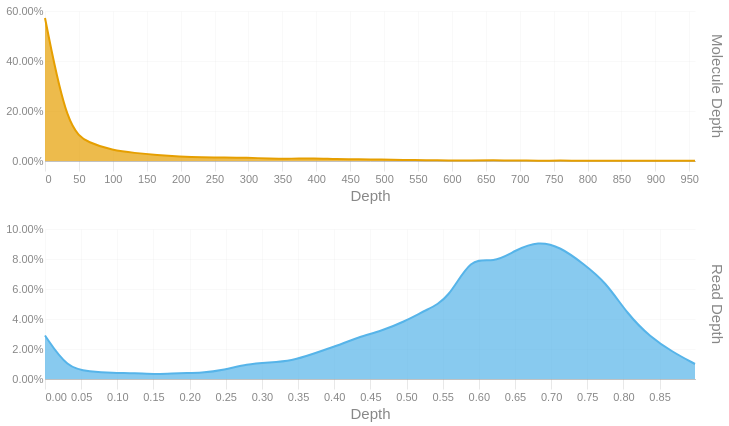

Source (notebook cell):
### Code cell
readdep = depth_hist(tb['Read Depth'], q99, 3)
readdep = readdep.with_columns(pl.lit('Read Depth').alias('Metric'))
if not SKIPLR:
    moldep = depth_hist(tb['Molecule Depth'], mol_q99, 1)
    moldep = moldep.with_columns(pl.lit('Molecule Depth').alias('Metric'))
    _hist = pl.concat([readdep, moldep])
    _hist = _hist.filter(pl.col('Proportion') != 0)
    with SafeRender(_hist):
        (
            alt.Chart(_hist)        
            .mark_area(interpolate = "basis")
            .encode(
                x=alt.X('Bin:Q').scale(domainMin=0).axis(alt.Axis(title='Depth')),
                y = alt.Y('Proportion:Q', title = None).axis(format = '.2%'),
                color = alt.Color('Metric:N').legend(None),
                row = alt.Row("Metric:N").header(title = None, labelOrient = 'right'),
                tooltip = [
                    alt.Tooltip("Metric:N", title = "Metric"),
                    alt.Tooltip('Interval:N', title = "Depth Interval"),
                    alt.Tooltip('Proportion:Q', title = "% Alignments").format('.2%')
                ]
            )
            .resolve_scale(x='independent', y='independent')
            .properties(
                height = 150, width = 650,
                usermeta={'embedOptions': {'downloadFileName': f'{samplename}.depth.hist'}}
            )
        ).display()
else:
    readdep = readdep.filter(pl.col('Proportion') != 0)
    with SafeRender(readdep):
        (
            alt.Chart(readdep)        
            .mark_area(interpolate = "basis")
            .encode(
                x=alt.X('Bin:Q').scale(domainMin=0).axis(alt.Axis(title='Depth')),
                y = alt.Y('Proportion:Q', title = None).axis(format = '.2%'),
                tooltip = [
                    alt.Tooltip('Interval:N', title = "Depth Interval"),
                    alt.Tooltip('Proportion:Q', title = "% Alignments").format('.2%')
                ]
            )
            .properties(
                usermeta={'embedOptions': {'downloadFileName': f'{samplename}.depth.hist'}}
            )
        ).display()

### Figure 1 — Vega-Lite specification as saved in the notebook (floating-point values rounded to 4 significant figures)
{"width": 650, "height": 150, "config": {"title": {"anchor": "start", "dy": -15, "fontSize": 18, "color": "#888888", "subtitleColor": "#888888", "subtitleFontSize": 14}, "arc": {"fill": "#0072B2"}, "axis": {"domainColor": "#888888", "domainWidth": 0.5, "gridWidth": 0.2, "grid": false, "titleFontWeight": 400, "titleFontSize": 15, "labelFontSize": 11, "labelColor": "#888888", "tickColor": "#888888", "tickWidth": 0.2, "titleColor": "#888888"}, "axisBand": {"grid": false}, "axisX": {"grid": true, "tickSize": 10, "domainCap": "round"}, "axisY": {"domain": false, "grid": true, "tickSize": 0, "domainCap": "round"}, "background": "transparent", "header": {"labelFontSize": 15, "labelColor": "#888888", "titleFontSize": 15, "titleFontWeight": 600, "titleColor": "#888888"}, "legend": {"labelFont": "sans-serif", "labelFontSize": 12, "labelColor": "#888888", "symbolSize": 100, "symbolType": "circle", "titleFontSize": 12, "titlePadding": 10, "titleColor": "#888888", "title": null}, "range": {"category": ["#E69F00", "#56B4E9", "#009E73", "#F0E442", "#0072B2", "#D55E00", "#CC79A7", "#000000"], "diverging": ["#cfe8f3", "#a2d4ec", "#73bfe2", "#46abdb", "#1696d2", "#12719e"]}, "area": {"fill": "#0072B2", "fillOpacity": 0.7, "line": true, "strokeOpacity": 0.7}, "line": {"color": "#0072B2", "stroke": "#0072B2", "strokeWidth": 2}, "trail": {"color": "#0072B2", "stroke": "#0072B2", "strokeWidth": 0, "size": 1}, "point": {"filled": true, "fillOpacity": 1.0, "size": 95}, "text": {"color": "#888888", "fontSize": 11, "align": "right", "fontWeight": 400, "size": 11}, "bar": {"fill": "#0072B2", "stroke": null}, "view": {"stroke": null, "continuousWidth": 660, "continuousHeight": 400}}, "data": {"name": "data-af2dfe89aad1c45264f12e6b38479e99"}, "mark": {"type": "area", "interpolate": "basis"}, "encoding": {"color": {"field": "Metric", "legend": null, "type": "nominal"}, "row": {"field": "Metric", "header": {"title": null, "labelOrient": "right"}, "type": "nominal"}, "tooltip": [{"field": "Metric", "title": "Metric", "type": "nominal"}, {"field": "Interval", "title": "Depth Interval", "type": "nominal"}, {"field": "Proportion", "format": ".2%", "title": "% Alignments", "type": "quantitative"}], "x": {"axis": {"title": "Depth"}, "field": "Bin", "scale": {"domainMin": 0}, "type": "quantitative"}, "y": {"axis": {"format": ".2%"}, "field": "Proportion", "title": null, "type": "quantitative"}}, "resolve": {"scale": {"x": "independent", "y": "independent"}}, "usermeta": {"embedOptions": {"downloadFileName": "S6_Altamaha_3961.depth.hist"}}, "$schema": "https://vega.github.io/schema/vega-lite/v6.1.0.json", "datasets": {"data-af2dfe89aad1c45264f12e6b38479e99": [{"Bin": 0.0, "Interval": "0.0-0.031", "Proportion": 0.029, "Metric": "Read Depth"}, {"Bin": 0.031, "Interval": "0.031-0.062", "Proportion": 0.007, "Metric": "Read Depth"}, {"Bin": 0.062, "Interval": "0.062-0.093", "Proportion": 0.005, "Metric": "Read Depth"}, {"Bin": 0.093, "Interval": "0.093-0.124", "Proportion": 0.004, "Metric": "Read Depth"}, {"Bin": 0.124, "Interval": "0.124-0.155", "Proportion": 0.004, "Metric": "Read Depth"}, {"Bin": 0.155, "Interval": "0.155-0.186", "Proportion": 0.003, "Metric": "Read Depth"}, {"Bin": 0.186, "Interval": "0.186-0.217", "Proportion": 0.004, "Metric": "Read Depth"}, {"Bin": 0.217, "Interval": "0.217-0.248", "Proportion": 0.004, "Metric": "Read Depth"}, {"Bin": 0.248, "Interval": "0.248-0.279", "Proportion": 0.006, "Metric": "Read Depth"}, {"Bin": 0.279, "Interval": "0.279-0.31", "Proportion": 0.01, "Metric": "Read Depth"}, {"Bin": 0.31, "Interval": "0.31-0.341", "Proportion": 0.011, "Metric": "Read Depth"}, {"Bin": 0.341, "Interval": "0.341-0.372", "Proportion": 0.012, "Metric": "Read Depth"}, {"Bin": 0.372, "Interval": "0.372-0.403", "Proportion": 0.017, "Metric": "Read Depth"}, {"Bin": 0.403, "Interval": "0.403-0.434", "Proportion": 0.022, "Metric": "Read Depth"}, {"Bin": 0.434, "Interval": "0.434-0.465", "Proportion": 0.028, "Metric": "Read Depth"}, {"Bin": 0.465, "Interval": "0.465-0.496", "Proportion": 0.032, "Metric": "Read Depth"}, {"Bin": 0.496, "Interval": "0.496-0.527", "Proportion": 0.038, "Metric": "Read Depth"}, {"Bin": 0.527, "Interval": "0.527-0.558", "Proportion": 0.046, "Metric": "Read Depth"}, {"Bin": 0.558, "Interval": "0.558-0.589", "Proportion": 0.053, "Metric": "Read Depth"}, {"Bin": 0.589, "Interval": "0.589-0.62", "Proportion": 0.082, "Metric": "Read Depth"}, {"Bin": 0.62, "Interval": "0.62-0.651", "Proportion": 0.077, "Metric": "Read Depth"}, {"Bin": 0.651, "Interval": "0.651-0.682", "Proportion": 0.086, "Metric": "Read Depth"}, {"Bin": 0.682, "Interval": "0.682-0.713", "Proportion": 0.092, "Metric": "Read Depth"}, {"Bin": 0.713, "Interval": "0.713-0.744", "Proportion": 0.088, "Metric": "Read Depth"}, {"Bin": 0.744, "Interval": "0.744-0.775", "Proportion": 0.077, "Metric": "Read Depth"}, {"Bin": 0.775, "Interval": "0.775-0.806", "Proportion": 0.065, "Metric": "Read Depth"}, {"Bin": 0.806, "Interval": "0.806-0.837", "Proportion": 0.043, "Metric": "Read Depth"}, {"Bin": 0.837, "Interval": "0.837-0.868", "Proportion": 0.028, "Metric": "Read Depth"}, {"Bin": 0.868, "Interval": "0.868-0.899", "Proportion": 0.018, "Metric": "Read Depth"}, {"Bin": 0.899, "Interval": "0.899-0.93", "Proportion": 0.01, "Metric": "Read Depth"}, {"Bin": 0.0, "Interval": "0.0-33.1", "Proportion": 0.572, "Metric": "Molecule Depth"}, {"Bin": 33.1, "Interval": "33.1-66.1", "Proportion": 0.123, "Metric": "Molecule Depth"}, {"Bin": 66.1, "Interval": "66.1-99.2", "Proportion": 0.071, "Metric": "Molecule Depth"}, {"Bin": 99.2, "Interval": "99.2-132.2", "Proportion": 0.043, "Metric": "Molecule Depth"}, {"Bin": 132.2, "Interval": "132.2-165.3", "Proportion": 0.032, "Metric": "Molecule Depth"}, {"Bin": 165.3, "Interval": "165.3-198.3", "Proportion": 0.024, "Metric": "Molecule Depth"}, {"Bin": 198.3, "Interval": "198.3-231.4", "Proportion": 0.018, "Metric": "Molecule Depth"}, {"Bin": 231.4, "Interval": "231.4-264.4", "Proportion": 0.014, "Metric": "Molecule Depth"}, {"Bin": 264.4, "Interval": "264.4-297.5", "Proportion": 0.014, "Metric": "Molecule Depth"}, {"Bin": 297.5, "Interval": "297.5-330.5", "Proportion": 0.013, "Metric": "Molecule Depth"}, {"Bin": 330.5, "Interval": "330.5-363.6", "Proportion": 0.01, "Metric": "Molecule Depth"}, {"Bin": 363.6, "Interval": "363.6-396.6", "Proportion": 0.009, "Metric": "Molecule Depth"}, {"Bin": 396.6, "Interval": "396.6-429.7", "Proportion": 0.011, "Metric": "Molecule Depth"}, {"Bin": 429.7, "Interval": "429.7-462.7", "Proportion": 0.007, "Metric": "Molecule Depth"}, {"Bin": 462.7, "Interval": "462.7-495.8", "Proportion": 0.007, "Metric": "Molecule Depth"}, {"Bin": 495.8, "Interval": "495.8-528.8", "Proportion": 0.006, "Metric": "Molecule Depth"}, {"Bin": 528.8, "Interval": "528.8-561.9", "Proportion": 0.004, "Metric": "Molecule Depth"}, {"Bin": 561.9, "Interval": "561.9-594.9", "Proportion": 0.003, "Metric": "Molecule Depth"}, {"Bin": 594.9, "Interval": "594.9-628.0", "Proportion": 0.002, "Metric": "Molecule Depth"}, {"Bin": 628.0, "Interval": "628.0-661.1", "Proportion": 0.002, "Metric": "Molecule Depth"}, {"Bin": 661.1, "Interval": "661.1-694.1", "Proportion": 0.003, "Metric": "Molecule Depth"}, {"Bin": 694.1, "Interval": "694.1-727.2", "Proportion": 0.002, "Metric": "Molecule Depth"}, {"Bin": 727.2, "Interval": "727.2-760.2", "Proportion": 0.001, "Metric": "Molecule Depth"}, {"Bin": 760.2, "Interval": "760.2-793.3", "Proportion": 0.002, "Metric": "Molecule Depth"}, {"Bin": 793.3, "Interval": "793.3-826.3", "Proportion": 0.001, "Metric": "Molecule Depth"}, {"Bin": 826.3, "Interval": "826.3-859.4", "Proportion": 0.001, "Metric": "Molecule Depth"}, {"Bin": 859.4, "Interval": "859.4-892.4", "Proportion": 0.001, "Metric": "Molecule Depth"}, {"Bin": 892.4, "Interval": "892.4-925.5", "Proportion": 0.001, "Metric": "Molecule Depth"}, {"Bin": 925.5, "Interval": "925.5-958.5", "Proportion": 0.001, "Metric": "Molecule Depth"}, {"Bin": 958.5, "Interval": "958.5-991.58", "Proportion": 0.001, "Metric": "Molecule Depth"}]}}
